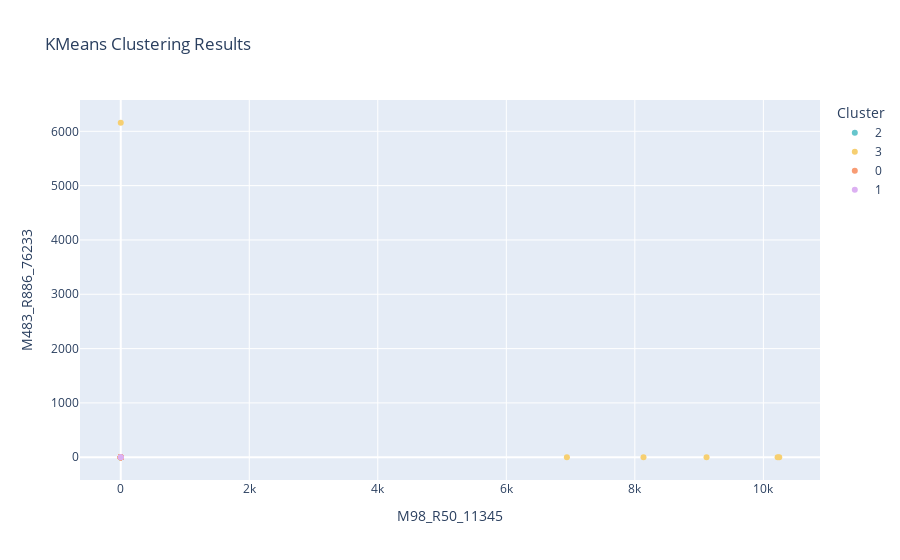

The cell this chart's notebook holds for it:
### Markdown cell above
### K-Means Cluster

### Code cell
from src.StreamPort.ml.MachineLearningEngine import MachineLearningEngine

import pandas as pd
import numpy as np
from sklearn.cluster import KMeans
import plotly.express as px

# Initialize and load the data
path = 'feature_list.csv'
engine = MachineLearningEngine()
engine.add_analyses_from_csv(path)

# Load the dataset and drop non-numerical columns if necessary
df = pd.read_csv(path)
data = df.drop(columns=['name'])  # Adjust if 'name' column exists

# Define number of clusters for KMeans
n_clusters = 4  # Specify the number of clusters you expect

# Initialize and fit KMeans
kmeans = KMeans(n_clusters=n_clusters, random_state=0)
labels = kmeans.fit_predict(data)

# Add the cluster labels to the data
data['Cluster'] = labels.astype(str)  # Convert to string for color coding in plot

# Select two random columns for scatter plot visualization
random_columns = np.random.choice(data.columns[:-1], 2, replace=False)

# Plot KMeans clusters with Plotly
fig = px.scatter(
    data, 
    x=random_columns[0], 
    y=random_columns[1], 
    color='Cluster',
    title="KMeans Clustering Results",
    color_discrete_sequence=px.colors.qualitative.Pastel,
    labels={'color': 'Cluster ID'}
)

fig.show()

### Figure 1 — Plotly figure (JSON) as saved in the notebook; plotly's stock layout.template omitted (floating-point values rounded to 4 significant figures)
{"data": [{"hovertemplate": "Cluster=2<br>M98_R50_11345=%{x}<br>M483_R886_76233=%{y}<extra></extra>", "legendgroup": "2", "marker": {"color": "rgb(102, 197, 204)", "symbol": "circle"}, "mode": "markers", "name": "2", "orientation": "v", "showlegend": true, "type": "scatter", "x": [0, 0, 0, 0, 0, 0, 0], "xaxis": "x", "y": [0, 0, 0, 0, 0, 0, 0], "yaxis": "y"}, {"hovertemplate": "Cluster=3<br>M98_R50_11345=%{x}<br>M483_R886_76233=%{y}<extra></extra>", "legendgroup": "3", "marker": {"color": "rgb(246, 207, 113)", "symbol": "circle"}, "mode": "markers", "name": "3", "orientation": "v", "showlegend": true, "type": "scatter", "x": [0, 0, 6943.0, 0, 0, 0, 0, 10250.0, 0, 0, 0, 0, 0, 0, 10220.0, 0, 0, 0, 0, 8135.0, 0, 0, 9116.0, 0, 0, 0, 0], "xaxis": "x", "y": [0, 0, 0, 0, 6157.0, 0, 0, 0, 0, 0, 0, 0, 0, 0, 0, 0, 0, 0, 0, 0, 0, 0, 0, 0, 0, 0, 0], "yaxis": "y"}, {"hovertemplate": "Cluster=0<br>M98_R50_11345=%{x}<br>M483_R886_76233=%{y}<extra></extra>", "legendgroup": "0", "marker": {"color": "rgb(248, 156, 116)", "symbol": "circle"}, "mode": "markers", "name": "0", "orientation": "v", "showlegend": true, "type": "scatter", "x": [0, 0, 0, 0, 0, 0, 0, 0, 0], "xaxis": "x", "y": [0, 0, 0, 0, 0, 0, 0, 0, 0], "yaxis": "y"}, {"hovertemplate": "Cluster=1<br>M98_R50_11345=%{x}<br>M483_R886_76233=%{y}<extra></extra>", "legendgroup": "1", "marker": {"color": "rgb(220, 176, 242)", "symbol": "circle"}, "mode": "markers", "name": "1", "orientation": "v", "showlegend": true, "type": "scatter", "x": [0, 0], "xaxis": "x", "y": [0, 0], "yaxis": "y"}], "layout": {"legend": {"title": {"text": "Cluster"}, "tracegroupgap": 0}, "title": {"text": "KMeans Clustering Results"}, "xaxis": {"anchor": "y", "domain": [0, 1], "title": {"text": "M98_R50_11345"}}, "yaxis": {"anchor": "x", "domain": [0, 1], "title": {"text": "M483_R886_76233"}}}}
